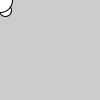
Frame 1 (no input)
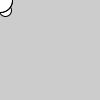
Frame 2 (the mouse pressed at the canvas centre, redrawn once)

The Processing sketch that drew these frames (run headless with seeded random() and noise(); the mouse was pressed at the canvas centre and the sketch redrawn once):

// Processing sketch: sketch_014_VectorSample
// ── sketch_014_VectorSample.pde
PVector v;

void setup() {
  noLoop();
  v = new PVector(5, 10, 0);
}

void draw() {
  ellipse(v.x, v.y, 12, 12);
  v.mult(0);
  ellipse(v.x, v.y, 24, 24);
}
